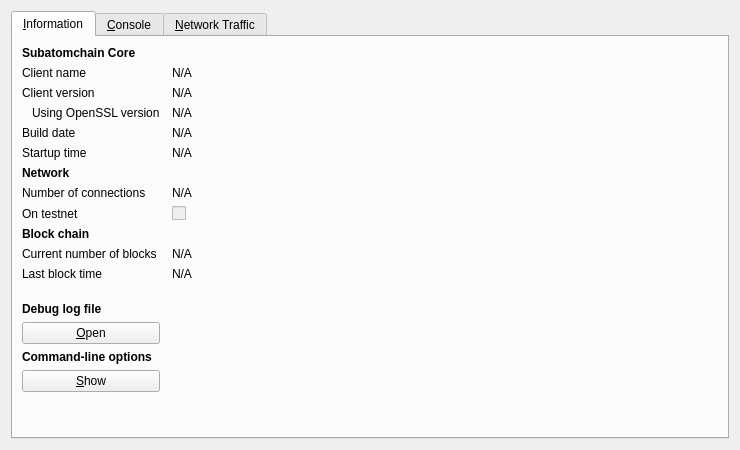
<?xml version="1.0" encoding="UTF-8"?>
<ui version="4.0">
 <class>RPCConsole</class>
 <widget class="QDialog" name="RPCConsole">
  <property name="geometry">
   <rect>
    <x>0</x>
    <y>0</y>
    <width>740</width>
    <height>450</height>
   </rect>
  </property>
  <property name="windowTitle">
   <string>Subatomchain - Debug window</string>
  </property>
  <layout class="QVBoxLayout" name="verticalLayout_2">
   <item>
    <widget class="QTabWidget" name="tabWidget">
     <property name="currentIndex">
      <number>0</number>
     </property>
     <widget class="QWidget" name="tab_info">
      <attribute name="title">
       <string>&amp;Information</string>
      </attribute>
      <layout class="QGridLayout" name="gridLayout" columnstretch="0,1">
       <property name="horizontalSpacing">
        <number>12</number>
       </property>
       <item row="0" column="0">
        <widget class="QLabel" name="label_9">
         <property name="font">
          <font>
           <weight>75</weight>
           <bold>true</bold>
          </font>
         </property>
         <property name="text">
          <string>Subatomchain Core</string>
         </property>
        </widget>
       </item>
       <item row="1" column="0">
        <widget class="QLabel" name="label_5">
         <property name="text">
          <string>Client name</string>
         </property>
        </widget>
       </item>
       <item row="1" column="1">
        <widget class="QLabel" name="clientName">
         <property name="cursor">
          <cursorShape>IBeamCursor</cursorShape>
         </property>
         <property name="text">
          <string>N/A</string>
         </property>
         <property name="textFormat">
          <enum>Qt::PlainText</enum>
         </property>
         <property name="textInteractionFlags">
          <set>Qt::LinksAccessibleByMouse|Qt::TextSelectableByKeyboard|Qt::TextSelectableByMouse</set>
         </property>
        </widget>
       </item>
       <item row="2" column="0">
        <widget class="QLabel" name="label_6">
         <property name="text">
          <string>Client version</string>
         </property>
        </widget>
       </item>
       <item row="2" column="1">
        <widget class="QLabel" name="clientVersion">
         <property name="cursor">
          <cursorShape>IBeamCursor</cursorShape>
         </property>
         <property name="text">
          <string>N/A</string>
         </property>
         <property name="textFormat">
          <enum>Qt::PlainText</enum>
         </property>
         <property name="textInteractionFlags">
          <set>Qt::LinksAccessibleByMouse|Qt::TextSelectableByKeyboard|Qt::TextSelectableByMouse</set>
         </property>
        </widget>
       </item>
       <item row="3" column="0">
        <widget class="QLabel" name="label_14">
         <property name="text">
          <string>Using OpenSSL version</string>
         </property>
         <property name="indent">
          <number>10</number>
         </property>
        </widget>
       </item>
       <item row="3" column="1">
        <widget class="QLabel" name="openSSLVersion">
         <property name="cursor">
          <cursorShape>IBeamCursor</cursorShape>
         </property>
         <property name="text">
          <string>N/A</string>
         </property>
         <property name="textFormat">
          <enum>Qt::PlainText</enum>
         </property>
         <property name="textInteractionFlags">
          <set>Qt::LinksAccessibleByMouse|Qt::TextSelectableByKeyboard|Qt::TextSelectableByMouse</set>
         </property>
        </widget>
       </item>
       <item row="4" column="0">
        <widget class="QLabel" name="label_12">
         <property name="text">
          <string>Build date</string>
         </property>
        </widget>
       </item>
       <item row="4" column="1">
        <widget class="QLabel" name="buildDate">
         <property name="cursor">
          <cursorShape>IBeamCursor</cursorShape>
         </property>
         <property name="text">
          <string>N/A</string>
         </property>
         <property name="textFormat">
          <enum>Qt::PlainText</enum>
         </property>
         <property name="textInteractionFlags">
          <set>Qt::LinksAccessibleByMouse|Qt::TextSelectableByKeyboard|Qt::TextSelectableByMouse</set>
         </property>
        </widget>
       </item>
       <item row="5" column="0">
        <widget class="QLabel" name="label_13">
         <property name="text">
          <string>Startup time</string>
         </property>
        </widget>
       </item>
       <item row="5" column="1">
        <widget class="QLabel" name="startupTime">
         <property name="cursor">
          <cursorShape>IBeamCursor</cursorShape>
         </property>
         <property name="text">
          <string>N/A</string>
         </property>
         <property name="textFormat">
          <enum>Qt::PlainText</enum>
         </property>
         <property name="textInteractionFlags">
          <set>Qt::LinksAccessibleByMouse|Qt::TextSelectableByKeyboard|Qt::TextSelectableByMouse</set>
         </property>
        </widget>
       </item>
       <item row="6" column="0">
        <widget class="QLabel" name="label_11">
         <property name="font">
          <font>
           <weight>75</weight>
           <bold>true</bold>
          </font>
         </property>
         <property name="text">
          <string>Network</string>
         </property>
        </widget>
       </item>
       <item row="7" column="0">
        <widget class="QLabel" name="label_7">
         <property name="text">
          <string>Number of connections</string>
         </property>
        </widget>
       </item>
       <item row="7" column="1">
        <widget class="QLabel" name="numberOfConnections">
         <property name="cursor">
          <cursorShape>IBeamCursor</cursorShape>
         </property>
         <property name="text">
          <string>N/A</string>
         </property>
         <property name="textFormat">
          <enum>Qt::PlainText</enum>
         </property>
         <property name="textInteractionFlags">
          <set>Qt::LinksAccessibleByMouse|Qt::TextSelectableByKeyboard|Qt::TextSelectableByMouse</set>
         </property>
        </widget>
       </item>
       <item row="8" column="0">
        <widget class="QLabel" name="label_8">
         <property name="text">
          <string>On testnet</string>
         </property>
        </widget>
       </item>
       <item row="8" column="1">
        <widget class="QCheckBox" name="isTestNet">
         <property name="enabled">
          <bool>false</bool>
         </property>
         <property name="text">
          <string/>
         </property>
        </widget>
       </item>
       <item row="9" column="0">
        <widget class="QLabel" name="label_10">
         <property name="font">
          <font>
           <weight>75</weight>
           <bold>true</bold>
          </font>
         </property>
         <property name="text">
          <string>Block chain</string>
         </property>
        </widget>
       </item>
       <item row="10" column="0">
        <widget class="QLabel" name="label_3">
         <property name="text">
          <string>Current number of blocks</string>
         </property>
        </widget>
       </item>
       <item row="10" column="1">
        <widget class="QLabel" name="numberOfBlocks">
         <property name="cursor">
          <cursorShape>IBeamCursor</cursorShape>
         </property>
         <property name="text">
          <string>N/A</string>
         </property>
         <property name="textFormat">
          <enum>Qt::PlainText</enum>
         </property>
         <property name="textInteractionFlags">
          <set>Qt::LinksAccessibleByMouse|Qt::TextSelectableByKeyboard|Qt::TextSelectableByMouse</set>
         </property>
        </widget>
       </item>
       <item row="11" column="0">
        <widget class="QLabel" name="label_2">
         <property name="text">
          <string>Last block time</string>
         </property>
        </widget>
       </item>
       <item row="11" column="1">
        <widget class="QLabel" name="lastBlockTime">
         <property name="cursor">
          <cursorShape>IBeamCursor</cursorShape>
         </property>
         <property name="text">
          <string>N/A</string>
         </property>
         <property name="textFormat">
          <enum>Qt::PlainText</enum>
         </property>
         <property name="textInteractionFlags">
          <set>Qt::LinksAccessibleByMouse|Qt::TextSelectableByKeyboard|Qt::TextSelectableByMouse</set>
         </property>
        </widget>
       </item>
       <item row="12" column="0">
        <spacer name="verticalSpacer_2">
         <property name="orientation">
          <enum>Qt::Vertical</enum>
         </property>
         <property name="sizeHint" stdset="0">
          <size>
           <width>20</width>
           <height>20</height>
          </size>
         </property>
        </spacer>
       </item>
       <item row="13" column="0">
        <widget class="QLabel" name="labelDebugLogfile">
         <property name="font">
          <font>
           <weight>75</weight>
           <bold>true</bold>
          </font>
         </property>
         <property name="text">
          <string>Debug log file</string>
         </property>
        </widget>
       </item>
       <item row="14" column="0">
        <widget class="QPushButton" name="openDebugLogfileButton">
         <property name="toolTip">
          <string>Open the Subatomchain debug log file from the current data directory. This can take a few seconds for large log files.</string>
         </property>
         <property name="text">
          <string>&amp;Open</string>
         </property>
         <property name="autoDefault">
          <bool>false</bool>
         </property>
        </widget>
       </item>
       <item row="15" column="0">
        <widget class="QLabel" name="labelCLOptions">
         <property name="font">
          <font>
           <weight>75</weight>
           <bold>true</bold>
          </font>
         </property>
         <property name="text">
          <string>Command-line options</string>
         </property>
        </widget>
       </item>
       <item row="16" column="0">
        <widget class="QPushButton" name="showCLOptionsButton">
         <property name="toolTip">
          <string>Show the Subatomchain help message to get a list with possible Subatomchain command-line options.</string>
         </property>
         <property name="text">
          <string>&amp;Show</string>
         </property>
         <property name="autoDefault">
          <bool>false</bool>
         </property>
        </widget>
       </item>
       <item row="17" column="0">
        <spacer name="verticalSpacer">
         <property name="orientation">
          <enum>Qt::Vertical</enum>
         </property>
         <property name="sizeHint" stdset="0">
          <size>
           <width>20</width>
           <height>40</height>
          </size>
         </property>
        </spacer>
       </item>
      </layout>
     </widget>
     <widget class="QWidget" name="tab_console">
      <attribute name="title">
       <string>&amp;Console</string>
      </attribute>
      <layout class="QVBoxLayout" name="verticalLayout_3">
       <property name="spacing">
        <number>3</number>
       </property>
       <item>
        <widget class="QTextEdit" name="messagesWidget">
         <property name="minimumSize">
          <size>
           <width>0</width>
           <height>100</height>
          </size>
         </property>
         <property name="readOnly">
          <bool>true</bool>
         </property>
         <property name="tabKeyNavigation" stdset="0">
          <bool>false</bool>
         </property>
         <property name="columnCount" stdset="0">
          <number>2</number>
         </property>
        </widget>
       </item>
       <item>
        <layout class="QHBoxLayout" name="horizontalLayout">
         <property name="spacing">
          <number>3</number>
         </property>
         <item>
          <widget class="QLabel" name="label">
           <property name="text">
            <string notr="true">&gt;</string>
           </property>
          </widget>
         </item>
         <item>
          <widget class="QLineEdit" name="lineEdit"/>
         </item>
         <item>
          <widget class="QPushButton" name="clearButton">
           <property name="maximumSize">
            <size>
             <width>24</width>
             <height>24</height>
            </size>
           </property>
           <property name="toolTip">
            <string>Clear console</string>
           </property>
           <property name="text">
            <string/>
           </property>
           <property name="icon">
            <iconset resource="../bitcoin.qrc">
             <normaloff>:/icons/remove</normaloff>:/icons/remove</iconset>
           </property>
           <property name="shortcut">
            <string notr="true">Ctrl+L</string>
           </property>
           <property name="autoDefault">
            <bool>false</bool>
           </property>
          </widget>
         </item>
        </layout>
       </item>
      </layout>
     </widget>
     <widget class="QWidget" name="tab">
      <attribute name="title">
       <string>&amp;Network Traffic</string>
      </attribute>
      <layout class="QHBoxLayout" name="horizontalLayout_3">
       <item>
        <layout class="QVBoxLayout" name="verticalLayout_4">
         <item>
          <widget class="TrafficGraphWidget" name="trafficGraph" native="true">
           <property name="sizePolicy">
            <sizepolicy hsizetype="Expanding" vsizetype="Expanding">
             <horstretch>0</horstretch>
             <verstretch>0</verstretch>
            </sizepolicy>
           </property>
          </widget>
         </item>
         <item>
          <layout class="QHBoxLayout" name="horizontalLayout_2">
           <item>
            <widget class="QSlider" name="sldGraphRange">
             <property name="minimum">
              <number>1</number>
             </property>
             <property name="maximum">
              <number>288</number>
             </property>
             <property name="pageStep">
              <number>12</number>
             </property>
             <property name="value">
              <number>6</number>
             </property>
             <property name="orientation">
              <enum>Qt::Horizontal</enum>
             </property>
            </widget>
           </item>
           <item>
            <widget class="QLabel" name="lblGraphRange">
             <property name="minimumSize">
              <size>
               <width>100</width>
               <height>0</height>
              </size>
             </property>
             <property name="alignment">
              <set>Qt::AlignCenter</set>
             </property>
            </widget>
           </item>
           <item>
            <widget class="QPushButton" name="btnClearTrafficGraph">
             <property name="text">
              <string>&amp;Clear</string>
             </property>
            </widget>
           </item>
          </layout>
         </item>
        </layout>
       </item>
       <item>
        <layout class="QVBoxLayout" name="verticalLayout">
         <item>
          <widget class="QGroupBox" name="groupBox">
           <property name="title">
            <string>Totals</string>
           </property>
           <layout class="QVBoxLayout" name="verticalLayout_5">
            <item>
             <layout class="QHBoxLayout" name="horizontalLayout_4">
              <item>
               <widget class="Line" name="line">
                <property name="sizePolicy">
                 <sizepolicy hsizetype="Fixed" vsizetype="Fixed">
                  <horstretch>0</horstretch>
                  <verstretch>0</verstretch>
                 </sizepolicy>
                </property>
                <property name="minimumSize">
                 <size>
                  <width>10</width>
                  <height>0</height>
                 </size>
                </property>
                <property name="palette">
                 <palette>
                  <active>
                   <colorrole role="Light">
                    <brush brushstyle="SolidPattern">
                     <color alpha="255">
                      <red>0</red>
                      <green>255</green>
                      <blue>0</blue>
                     </color>
                    </brush>
                   </colorrole>
                  </active>
                  <inactive>
                   <colorrole role="Light">
                    <brush brushstyle="SolidPattern">
                     <color alpha="255">
                      <red>0</red>
                      <green>255</green>
                      <blue>0</blue>
                     </color>
                    </brush>
                   </colorrole>
                  </inactive>
                  <disabled>
                   <colorrole role="Light">
                    <brush brushstyle="SolidPattern">
                     <color alpha="255">
                      <red>0</red>
                      <green>255</green>
                      <blue>0</blue>
                     </color>
                    </brush>
                   </colorrole>
                  </disabled>
                 </palette>
                </property>
                <property name="orientation">
                 <enum>Qt::Horizontal</enum>
                </property>
               </widget>
              </item>
              <item>
               <widget class="QLabel" name="label_16">
                <property name="text">
                 <string>In:</string>
                </property>
               </widget>
              </item>
              <item>
               <widget class="QLabel" name="lblBytesIn">
                <property name="minimumSize">
                 <size>
                  <width>50</width>
                  <height>0</height>
                 </size>
                </property>
                <property name="alignment">
                 <set>Qt::AlignRight|Qt::AlignTrailing|Qt::AlignVCenter</set>
                </property>
               </widget>
              </item>
             </layout>
            </item>
            <item>
             <layout class="QHBoxLayout" name="horizontalLayout_5">
              <item>
               <widget class="Line" name="line_2">
                <property name="sizePolicy">
                 <sizepolicy hsizetype="Fixed" vsizetype="Fixed">
                  <horstretch>0</horstretch>
                  <verstretch>0</verstretch>
                 </sizepolicy>
                </property>
                <property name="minimumSize">
                 <size>
                  <width>10</width>
                  <height>0</height>
                 </size>
                </property>
                <property name="palette">
                 <palette>
                  <active>
                   <colorrole role="Light">
                    <brush brushstyle="SolidPattern">
                     <color alpha="255">
                      <red>255</red>
                      <green>0</green>
                      <blue>0</blue>
                     </color>
                    </brush>
                   </colorrole>
                  </active>
                  <inactive>
                   <colorrole role="Light">
                    <brush brushstyle="SolidPattern">
                     <color alpha="255">
                      <red>255</red>
                      <green>0</green>
                      <blue>0</blue>
                     </color>
                    </brush>
                   </colorrole>
                  </inactive>
                  <disabled>
                   <colorrole role="Light">
                    <brush brushstyle="SolidPattern">
                     <color alpha="255">
                      <red>255</red>
                      <green>0</green>
                      <blue>0</blue>
                     </color>
                    </brush>
                   </colorrole>
                  </disabled>
                 </palette>
                </property>
                <property name="orientation">
                 <enum>Qt::Horizontal</enum>
                </property>
               </widget>
              </item>
              <item>
               <widget class="QLabel" name="label_17">
                <property name="text">
                 <string>Out:</string>
                </property>
               </widget>
              </item>
              <item>
               <widget class="QLabel" name="lblBytesOut">
                <property name="minimumSize">
                 <size>
                  <width>50</width>
                  <height>0</height>
                 </size>
                </property>
                <property name="alignment">
                 <set>Qt::AlignRight|Qt::AlignTrailing|Qt::AlignVCenter</set>
                </property>
               </widget>
              </item>
             </layout>
            </item>
            <item>
             <spacer name="verticalSpacer_4">
              <property name="orientation">
               <enum>Qt::Vertical</enum>
              </property>
              <property name="sizeHint" stdset="0">
               <size>
                <width>20</width>
                <height>407</height>
               </size>
              </property>
             </spacer>
            </item>
           </layout>
          </widget>
         </item>
        </layout>
       </item>
      </layout>
     </widget>
    </widget>
   </item>
  </layout>
 </widget>
 <customwidgets>
  <customwidget>
   <class>TrafficGraphWidget</class>
   <extends>QWidget</extends>
   <header>trafficgraphwidget.h</header>
   <container>1</container>
   <slots>
    <slot>clear()</slot>
   </slots>
  </customwidget>
 </customwidgets>
 <resources>
  <include location="../bitcoin.qrc"/>
 </resources>
 <connections/>
</ui>
